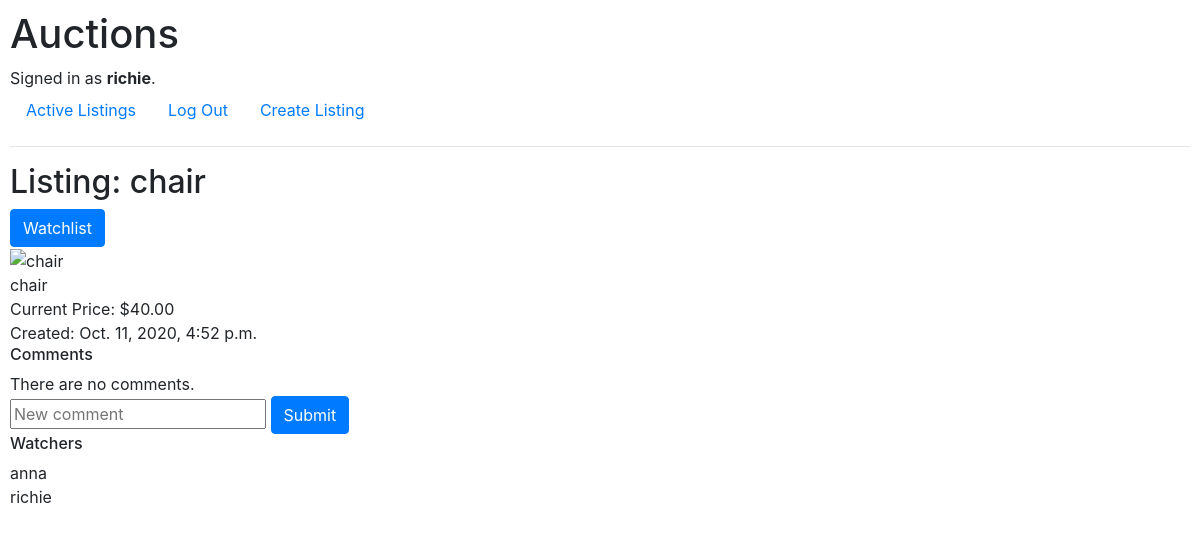
Screenshot of /1 (signed in) with the database file from the repository.
### auctions/models.py (models this page shows, shortened)
class User(AbstractUser):
    pass

class Listing(models.Model):
    title = models.CharField(max_length=64)
    description = models.CharField(max_length=200)
    starting_bid = models.DecimalField(max_digits=8, decimal_places=2)
    photo_link = models.URLField(blank=True, null=True)
    category = models.ForeignKey(
        Category, on_delete=models.CASCADE, related_name="listings")
    user = models.ForeignKey(User, on_delete=models.CASCADE)
    date_created = models.DateTimeField(auto_now=True)
    is_active = models.BooleanField(default=True)
    watchers = models.ManyToManyField(
        User, blank=True, related_name="listings")

### auctions/views.py (the view)
# urls.py: path("<int:listing_id>", views.listing, name="listing"),
def listing(request, listing_id):
    listing = Listing.objects.get(pk=listing_id)
    comments = Comment.objects.filter(listing_id=listing_id)
    return render(request, "auctions/listing.html", {
        "listing": listing,
        "comments": comments,
        "watchers": listing.watchers.all()
    })

### auctions/templates/auctions/listing.html (shortened to what this page needs)
{% extends "auctions/layout.html" %}
{% block body %}
<div>
	<h2>Listing: {{ listing.title }}</h2>
	{% if user.is_authenticated %}
	<form action="{% url 'watchlist' listing.id %}" method="POST">
		<input class="btn btn-primary" type="submit" value="Watchlist">
	</form>
	{% endif %}
	<div>
		<img src="{{ listing.photo_link }}" alt="{{ listing.title }}">
		<div>{{ listing.description }}</div>
		<div>Current Price: ${{ listing.starting_bid }}</div>
		<div>Created: {{ listing.date_created }}</div>
	</div>
	<div>
		<h6>Comments</h6>
		{% for comment in comments %}
		<div>
			{{ comment.comment}}
			{{ comment.user_id}}
			{{ comment.date_created}}
		</div>
		{% empty %}
		There are no comments.
		{% endfor %}
		{% if user.is_authenticated %}
		<form action="{% url 'comment' %}" method="POST">
			<input type="text" name="comment" placeholder="New comment">
			<input class="btn btn-primary" type="submit">
		</form>
		{% endif %}
		<h6>Watchers</h6>
		{% for watcher in watchers %}
		<div>
			{{ watcher}}
		</div>
		{% empty %}
		There are no watchers.
		{% endfor %}
	</div>
</div>
{% endblock %}

### auctions/templates/auctions/layout.html (shortened to what this page needs)
{% load static %}
<!DOCTYPE html>
<html lang="en">
	<head>
		<link rel="stylesheet" href="https://stackpath.bootstrapcdn.com/bootstrap/4.4.1/css/bootstrap.min.css"
>
		<link href="{% static 'auctions/styles.css' %}" rel="stylesheet">
	</head>
	<body>
		<h1>Auctions</h1>
		<div>
			{% if user.is_authenticated %}
			Signed in as <strong>{{ user.username }}</strong>.
			{% else %}
			Not signed in.
			{% endif %}
		</div>
		<ul class="nav">
			<li class="nav-item">
				<a class="nav-link" href="{% url 'index' %}">Active Listings</a>
			</li>
			{% if user.is_authenticated %}
			<li class="nav-item">
				<a class="nav-link" href="{% url 'logout' %}">Log Out</a>
			</li>
			<li class="nav-item">
				<a class="nav-link" href="{% url 'create' %}">Create Listing</a>
			</li>
			{% endif %}
		</ul>
		<hr>
		{% block body %}
		{% endblock %}
	</body>
</html>

### auctions/static/auctions/styles.css (style rules this page uses)
body { padding: 10px; }

### rows the page displays
User: username "richie"
Listing: title "chair", description "chair", starting_bid "40.00", date_created "Oct. 11, 2020, 4:52 p.m."
User: username "anna"
